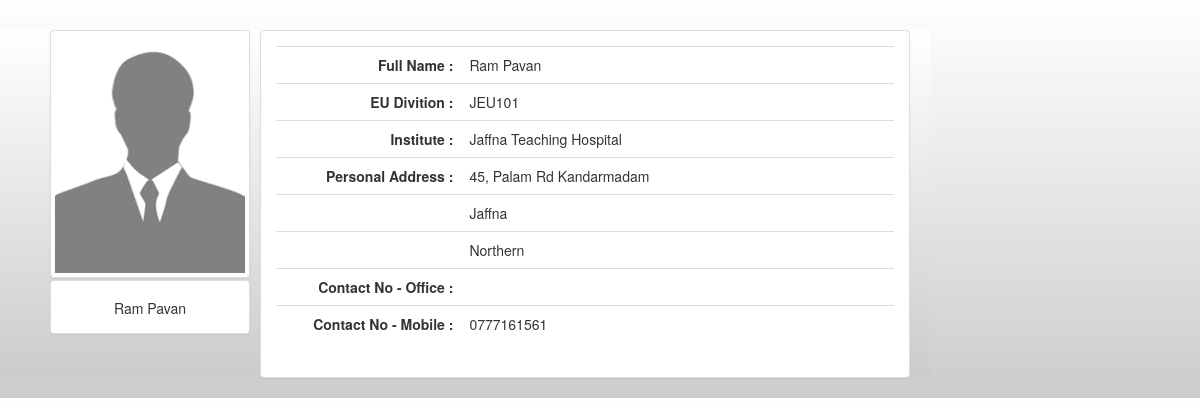
The page /eu/profile.php (signed in) on the database its author committed.
### tables this page shows
CREATE TABLE IF NOT EXISTS `eu` (
  `userId` int(8) NOT NULL,
  `insName` varchar(35) NOT NULL,  
  `firstName` text NOT NULL,
  `lastName` text NOT NULL,
  `euDiv` varchar(8) NOT NULL,
  `addLine1` text NOT NULL,
  `addLine2` text,
  `province` text NOT NULL,
  `district` text NOT NULL,
  `contactNoOffice` text NOT NULL,
  `contactNoMobile` text NOT NULL,
  PRIMARY KEY (`euDiv`),
  CONSTRAINT eu_user_id FOREIGN KEY (userId) REFERENCES users(id) ON UPDATE CASCADE,
  CONSTRAINT eu_ins_name FOREIGN KEY (insName) REFERENCES institute(insName) ON UPDATE CASCADE
);

### eu/profile.php (the view, shortened to what this page needs)
<!DOCTYPE html>
<html lang="en">
<head>
    <link href="../bootstrap/css/bootstrap.min.css" rel="stylesheet">
    <link href="../bootstrap/css/bootstrap-theme.min.css" rel="stylesheet">
</head>
<body id="grad">
<div id="grad" style="width: 930px">
    <div style="width: 200px; height: 200px; margin-left: 50px; margin-top: 30px; ">
        <div class="row">
            <div class="col-xs-6 col-md-3" style="width: 100%;">
                <a href="#" class="thumbnail" >
                    <img src="../images/tmp/profile.png" alt="...">
                </a>
            </div>
        </div>
    </div>
    <div style="width: 200px; height: 60px; margin-left: 50px; margin-top: 50px; " >
        <div class="panel panel-default">
            <div class="panel-body">
               <center>
			   <?php
					echo $_SESSION['fullName'];
				?>
			   </center>
            </div>
        </div>
    </div>
    <div style="width: 650px; height: 100%; margin-left: 260px; margin-top: -310px;" >
        <div class="panel panel-default" style="height: 100%;" >
            <div class="panel-body" >
                <table class="table">
					<?php
					include('../login/dbConnect.php');
					$result = $mysqli->query("SELECT * FROM eu WHERE userId = '" .$_SESSION['userId']. "'");
					if ($row = $result->fetch_assoc()) {
						echo '<tr><td align="right" width="30%"><b>Full Name : </b></td><td align="left">'.$row['firstName'].' '.$row['lastName'].'</td></tr>'.
						'<tr><td align="right"><b>EU Divition : </b></td><td align="left">'.$row['euDiv'].'</td></tr>'.
						'<tr><td align="right"><b>Institute : </b></td><td align="left">'.$row['insName'].'</td></tr>'.
						'<tr><td align="right"><b>Personal Address : </b></td><td align="left">'.$row['addLine1'].' '.$row['addLine2'].'</td></tr>'.
						'<tr><td></td><td align="left">'.$row['district'].'</td></tr>'.
						'<tr><td></td><td align="left">'.$row['province'].'</td></tr>'.
						'<tr><td align="right"><b>Contact No - Office : </b></td><td align="left">'.$row['contactNoOffice'].'</td></tr>'.
						'<tr><td align="right"><b>Contact No - Mobile : </b></td><td align="left">'.$row['contactNoMobile'].'</td></tr>';
					}
					?>
                </table>
            </div>
        </div>
    </div>
</div>
</body>
</html>

### eu/profile.php (style rules this page uses)
#grad { background: #ffffff; background: -webkit-linear-gradient(#ffffff, #cccccc); background: -o-linear-gradient(#ffffff, #cccccc); background: -moz-linear-gradient(#ffffff, #cccccc); background: linear-gradient(#ffffff, #cccccc); }

### rows shown on the page
eu: firstName "Ram", lastName "Pavan", euDiv "JEU101", insName "Jaffna Teaching Hospital", addLine1 "45, Palam Rd", addLine2 "Kandarmadam", district "Jaffna", province "Northern", contactNoMobile "0777161561"

### other values the page prints
$_SESSION['fullName'] "Ram Pavan"
